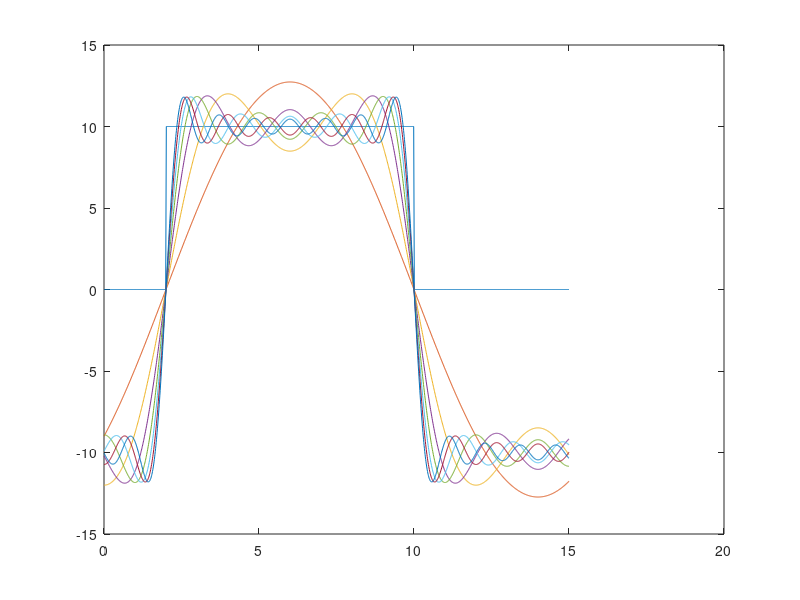

The MATLAB source for this figure:
# Rectangular Pulses
# Author: Arvin Sharma
#
# Theory:
# A Simple rectangular pulse is defined in terms of the time interval T:
# s_rect(t) = s_0 if 0<t<T else 0      
# Next we consider the synthesis of Square waves through the addition of odd harmonics.
# Sum_j=1^infinity (s_0/n)*sin(2*pi*n*f*t) where n=2*j-1
#
# We then consider more general Rectangular pulses formed using a Fourier series of approximate Sinc functions.
# Sum_j=1^infinity (s_0*(t_max-t_min)/(2*n*pi))*sin((n*pi*(t-t_min) / (t_max-t_min)) where n=2*j-1
# - We break this down as follows:
# - (n*pi/T) is equivalent to n*pi*f where n is the order of the harmonic, 1/T is the frequency
# - (t-t_min) translates the pulse to t_min for the purposes of comparison to the pure rectangular pulse.
# - s_0 is the amplitude
# - (t_max-t_min) is the period
# - 1/(t_max-t_min) is the frequency
# - (t_max-t_min)/(2*n*pi) forms the approximation of the sinc function with sin((n*pi/T)*(t-t_min)) where sincx=sinx/x
#
# Analytically we evalute the Fourier Transform for the rectangular pulse as follows:
# - s_rect,sym(t) = 1 if |t|<tau else 0 if |t|>tau
# - Fourier transform:
#   - S_rect,sym(w)=integral_-inf^+inf (x(t)e^(-iwt)dt)=int_-tau^+tau (e^(-iwt)dt) = 1/(-iw) * e^(-iwt) |_-tau^+tau
#       => 1/(-iw) * (e^(-iwt)-e^(iwt))
#       => 1/(-iw) * ((cos(-wt) + isin(-wt)) - (coswt + isinwt))
#       => 1/(-iw) * ((cos(wt) - isin(wt)) - coswt + isinwt)
#       => 1/(-iw) * (-2isinwt)
#       => 2sinwt/w
#
s_0=10.0; # Pulse Amplitude
t_min=2; # Pulse Start (sec)
t_max=10.0; # Pulse End (sec)
T=t_max-t_min; # Period (sec)
frequency=1/T; # Cycles/sec
N=101; # Number of points
dt=1/N;
t=0:dt:1.5*t_max; # Varied Time plotted over the boundary tmax to provide extra space.
x=s_0*0.5*(sign(t-t_min)-sign(t-t_max)); # We determine if t > t_min and t < t_max by taking the sign of the difference of t with t_min and t_max
                                     # which determines whether t is greator or less than the quantity. Since t must be > t_min and < t_max, and 
                                     # t_min < t_max then t is either < t_min and < t_max, > t_min and < t_max, or > t_min and > t_max.
                                     # We are interested in the second case, using the sign operator we get (-1) and (-1) in the first case,
                                     # (-1) and (1) in the second case, and (1) and (1) in the third case. Subtracting these quantites eliminates
                                     # the first and third case, leaving only the second case. Multiplying by one half provides us with unity.
#
h=plot(t,x); # Plot the Pure Rectangular Pulse
# Plot the Rectangular pulse formed by Odd Harmonics.
#
hold on
#
s=0.0;
for n = [1,3,5,7,9,11,13]
    s = s + s_0*(t_max-t_min) / (n*pi*2) * (sin(n*pi*(t-t_min)./(t_max-t_min)));
    plot(t,s);
endfor
waitfor(gcf);

